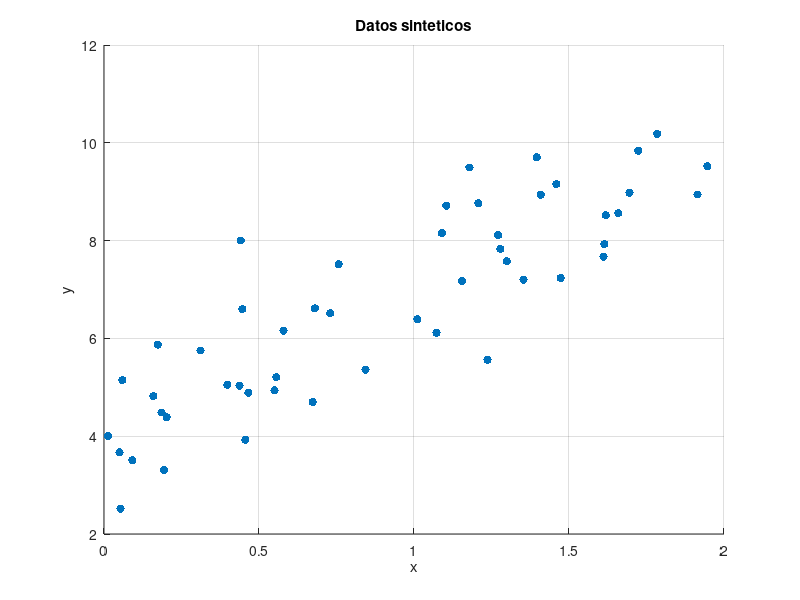
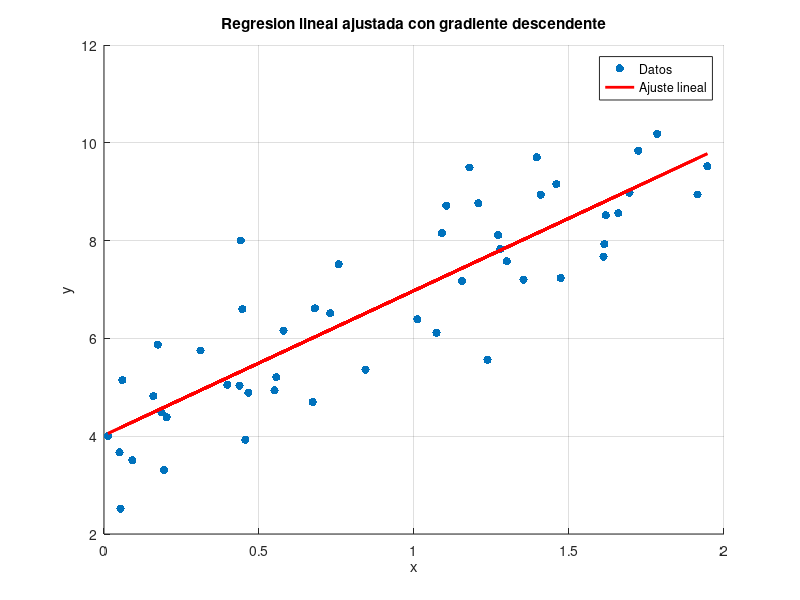
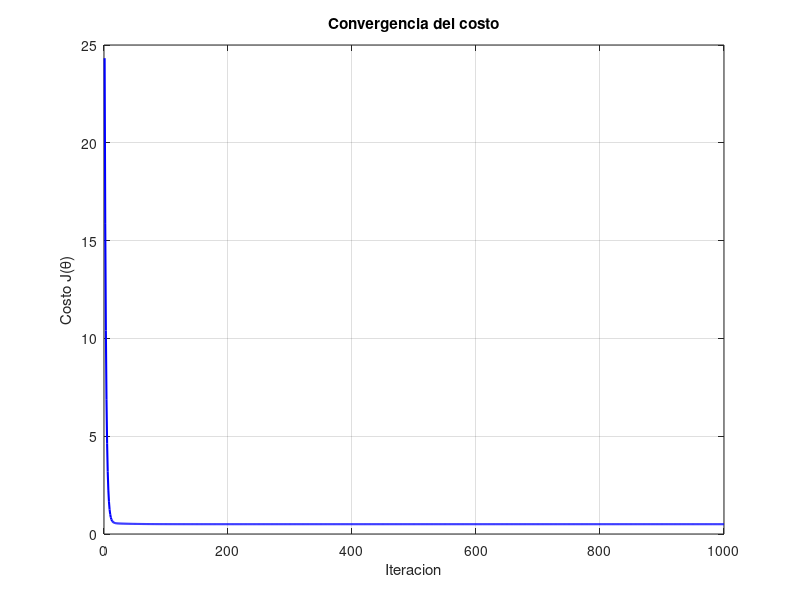

Here is the MATLAB script that generated these plots, in order:
%% Ejemplo 2: Regresion lineal con gradiente descendente
% Objetivo: ajustar una recta y = theta0 + theta1*x a datos con ruido
clc; clear; close all;

rng(42); % semilla fija para poder reproducir el experimento
m = 50;
X = 2 * rand(m, 1);          % x en el rango [0,2]
y = 4 + 3 * X + randn(m, 1); % relacion real: y = 4 + 3x, mas ruido

figure;
scatter(X, y, 'filled');
xlabel('x'); ylabel('y');
title('Datos sinteticos');
grid on;

alpha = 0.1;
num_iters = 1000;
theta = zeros(2, 1);     % [theta0; theta1] arrancan en cero

X_aug = [ones(m,1), X];  % columna de 1's para theta0 (el sesgo/bias)
J_history = zeros(num_iters, 1);

for iter = 1:num_iters
    h = X_aug * theta;      % prediccion actual del modelo
    error = h - y;          % que tan lejos estoy del valor real

    grad0 = (1/m) * sum(error);
    grad1 = (1/m) * sum(error .* X);
    grad = [grad0; grad1];

    theta = theta - alpha * grad;   % actualizo ambos parametros a la vez

    J_history(iter) = (1/(2*m)) * sum(error.^2); % costo de esta iteracion
end

fprintf('theta0 = %.4f (esperado ~4)\n', theta(1));
fprintf('theta1 = %.4f (esperado ~3)\n', theta(2));

figure;
scatter(X, y, 'filled'); hold on;
plot(X, X_aug * theta, 'r-', 'LineWidth', 2);
xlabel('x'); ylabel('y');
title('Regresion lineal ajustada con gradiente descendente');
legend('Datos', 'Ajuste lineal', 'Location', 'best');
grid on;

figure;
plot(1:num_iters, J_history, 'b-', 'LineWidth', 1.5);
xlabel('Iteracion'); ylabel('Costo J(\theta)');
title('Convergencia del costo');
grid on;
